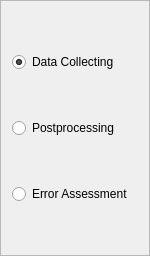
     <widget class="QFrame" name="frame_Level1Menu">
      <property name="maximumSize">
       <size>
        <width>150</width>
        <height>16777215</height>
       </size>
      </property>
      <property name="frameShape">
       <enum>QFrame::StyledPanel</enum>
      </property>
      <property name="frameShadow">
       <enum>QFrame::Raised</enum>
      </property>
      <layout class="QVBoxLayout" name="verticalLayout">
       <item>
        <spacer name="verticalSpacer_3">
         <property name="orientation">
          <enum>Qt::Vertical</enum>
         </property>
         <property name="sizeType">
          <enum>QSizePolicy::Minimum</enum>
         </property>
         <property name="sizeHint" stdset="0">
          <size>
           <width>20</width>
           <height>40</height>
          </size>
         </property>
        </spacer>
       </item>
       <item>
        <widget class="QRadioButton" name="radioButton_DataCollecting">
         <property name="text">
          <string>Data Collecting</string>
         </property>
         <property name="checked">
          <bool>true</bool>
         </property>
        </widget>
       </item>
       <item>
        <spacer name="verticalSpacer_1">
         <property name="orientation">
          <enum>Qt::Vertical</enum>
         </property>
         <property name="sizeType">
          <enum>QSizePolicy::Minimum</enum>
         </property>
         <property name="sizeHint" stdset="0">
          <size>
           <width>20</width>
           <height>40</height>
          </size>
         </property>
        </spacer>
       </item>
       <item>
        <widget class="QRadioButton" name="radioButton_PostProcessing">
         <property name="text">
          <string>Postprocessing</string>
         </property>
        </widget>
       </item>
       <item>
        <spacer name="verticalSpacer_2">
         <property name="orientation">
          <enum>Qt::Vertical</enum>
         </property>
         <property name="sizeType">
          <enum>QSizePolicy::Minimum</enum>
         </property>
         <property name="sizeHint" stdset="0">
          <size>
           <width>20</width>
           <height>40</height>
          </size>
         </property>
        </spacer>
       </item>
       <item>
        <widget class="QRadioButton" name="radioButton_ErrorAssessment">
         <property name="text">
          <string>Error Assessment</string>
         </property>
        </widget>
       </item>
       <item>
        <spacer name="verticalSpacer_4">
         <property name="orientation">
          <enum>Qt::Vertical</enum>
         </property>
         <property name="sizeType">
          <enum>QSizePolicy::Expanding</enum>
         </property>
         <property name="sizeHint" stdset="0">
          <size>
           <width>20</width>
           <height>40</height>
          </size>
         </property>
        </spacer>
       </item>
      </layout>
     </widget>
